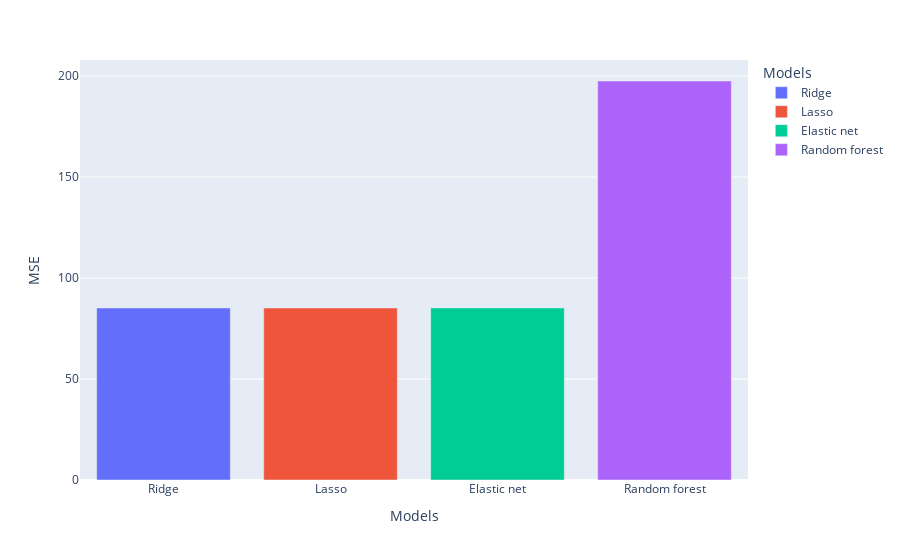

The notebook cell saved with this chart:
### Code cell
import pandas as pd

mse_per_model =  {'Models': models_names, 'MSE': models_mse}
mse_per_model = pd.DataFrame(mse_per_model)

mse_per_model_plot = px.bar(mse_per_model, x='Models', y='MSE', color='Models')
mse_per_model_plot.show()

### Figure 1 — Plotly figure (JSON) as saved in the notebook; plotly's stock layout.template omitted (floating-point values rounded to 4 significant figures)
{"data": [{"alignmentgroup": "True", "hovertemplate": "Models=%{x}<br>MSE=%{y}<extra></extra>", "legendgroup": "Ridge", "marker": {"color": "#636efa", "pattern": {"shape": ""}}, "name": "Ridge", "offsetgroup": "Ridge", "orientation": "v", "showlegend": true, "textposition": "auto", "type": "bar", "x": ["Ridge"], "xaxis": "x", "y": [85.19], "yaxis": "y"}, {"alignmentgroup": "True", "hovertemplate": "Models=%{x}<br>MSE=%{y}<extra></extra>", "legendgroup": "Lasso", "marker": {"color": "#EF553B", "pattern": {"shape": ""}}, "name": "Lasso", "offsetgroup": "Lasso", "orientation": "v", "showlegend": true, "textposition": "auto", "type": "bar", "x": ["Lasso"], "xaxis": "x", "y": [85.19], "yaxis": "y"}, {"alignmentgroup": "True", "hovertemplate": "Models=%{x}<br>MSE=%{y}<extra></extra>", "legendgroup": "Elastic net", "marker": {"color": "#00cc96", "pattern": {"shape": ""}}, "name": "Elastic net", "offsetgroup": "Elastic net", "orientation": "v", "showlegend": true, "textposition": "auto", "type": "bar", "x": ["Elastic net"], "xaxis": "x", "y": [85.19], "yaxis": "y"}, {"alignmentgroup": "True", "hovertemplate": "Models=%{x}<br>MSE=%{y}<extra></extra>", "legendgroup": "Random forest", "marker": {"color": "#ab63fa", "pattern": {"shape": ""}}, "name": "Random forest", "offsetgroup": "Random forest", "orientation": "v", "showlegend": true, "textposition": "auto", "type": "bar", "x": ["Random forest"], "xaxis": "x", "y": [197.6], "yaxis": "y"}], "layout": {"barmode": "relative", "legend": {"title": {"text": "Models"}, "tracegroupgap": 0}, "margin": {"t": 60}, "xaxis": {"anchor": "y", "categoryarray": ["Ridge", "Lasso", "Elastic net", "Random forest"], "categoryorder": "array", "domain": [0, 1], "title": {"text": "Models"}}, "yaxis": {"anchor": "x", "domain": [0, 1], "title": {"text": "MSE"}}}}
